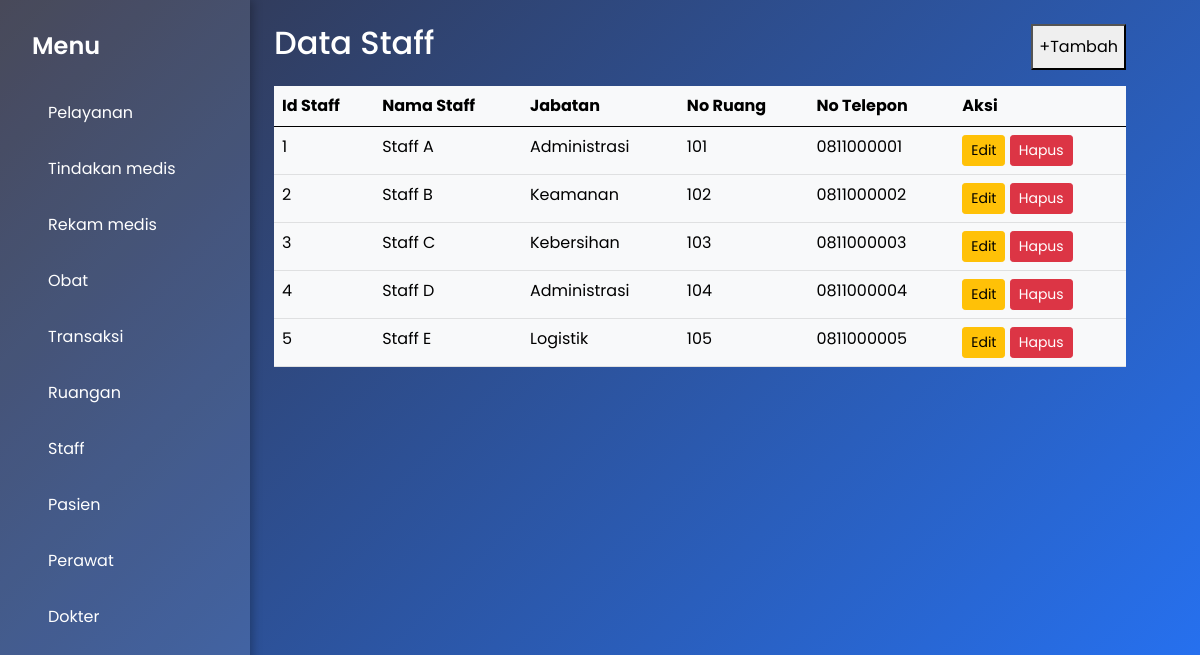
Page /staff.php on the committed database.
### tables this page shows
CREATE TABLE `staff` (
  `id_staff` int(11) NOT NULL,
  `nama_staf` varchar(100) NOT NULL,
  `no_ruang` int(11) NOT NULL,
  `jabatan` varchar(50) NOT NULL,
  `no_telepon` varchar(15) NOT NULL
);

### staff.php (the view, shortened to what this page needs)
<?php
include("koneksi.php");
$query = 'SELECT * FROM staff;';
$result = mysqli_query($koneksi, $query);
include 'layouts/header.php';
?>
<body>
  <div class="sidebar">
    <h2>Menu</h2>
    <div class="menu-item" onclick="window.location.href='pelayanan.php'">Pelayanan</div>
    <div class="menu-item" onclick="window.location.href='tindakanmedis.php'">Tindakan medis</div>
    <div class="menu-item" onclick="window.location.href='rekammedis.php'">Rekam medis</div>
    <div class="menu-item" onclick="window.location.href='obat.php'">Obat</div>
    <div class="menu-item" onclick="window.location.href='transaksi.php'">Transaksi</div>
    <div class="menu-item" onclick="window.location.href='ruangan.php'">Ruangan</div>
    <div class="menu-item" onclick="window.location.href='staff.php'">Staff</div>
    <div class="menu-item" onclick="window.location.href='pasien.php'">Pasien</div>
    <div class="menu-item" onclick="window.location.href='perawat.php'">Perawat</div>
    <div class="menu-item" onclick="window.location.href='dokter.php'">Dokter</div>
  </div>
<section class="p-4 ml-5 mr-5 w-75">
    <div class="d-flex flex-row justify-content-between">
        <h2>Data Staff</h2>
        <button onclick="openModal()">+Tambah</button>
    </div>
    <table class="table table-light mt-3">
        <thead>
            <tr>
                <th scope="col">Id Staff</th>
                <th scope="col">Nama Staff</th>
                <th scope="col">Jabatan</th>
                <th scope="col">No Ruang</th>
                <th scope="col">No Telepon</th>
                <th scope="col">Aksi</th>
            </tr>
        </thead>
        <tbody id="ruanganTableBody">
            <?php while ($staff = mysqli_fetch_object($result)) { ?>
                <tr>
                    <td><?= $staff->id_staff ?></td>
                    <td><?= $staff->nama_staf ?></td>
                    <td><?= $staff->jabatan ?></td>
                    <td><?= $staff->no_ruang ?></td>
                    <td><?= $staff->no_telepon ?></td>
                    <td>
                        <button class="btn btn-warning btn-sm" onclick="toggleEditForm('<?= $staff->id_staff ?>')">Edit</button>
                        <button class="btn btn-danger btn-sm" onclick="openDeleteModal('<?= $staff->id_staff ?>')">Hapus</button>
                    </td>
                </tr>
            <?php } ?>
        </tbody>
    </table>
</section>

### staff.php (style rules this page uses)
* { box-sizing: border-box; }
body { margin: 0; font-family: 'Poppins', sans-serif; display: flex; min-height: 100vh; background: linear-gradient(135deg, #333446 0%, #2575fc 100%); color: #fff; }
.sidebar { width: 250px; background: rgba(255, 255, 255, 0.1); padding: 2rem; box-shadow: 2px 0 10px rgba(0, 0, 0, 0.3); display: flex; flex-direction: column; align-items: flex-start; }
.sidebar h2 { margin-bottom: 1.5rem; font-weight: 600; font-size: 1.5rem; text-align: left; }
.menu-item { margin: 0.5rem 0; padding: 0.5rem 1rem; border-radius: 8px; cursor: pointer; transition: background 0.3s ease; width: 100%; text-align: left; }

### rows in the picture
staff: id_staff "1", nama_staf "Staff A", jabatan "Administrasi", no_ruang "101", no_telepon "0811000001"
staff: id_staff "2", nama_staf "Staff B", jabatan "Keamanan", no_ruang "102", no_telepon "0811000002"
staff: id_staff "3", nama_staf "Staff C", jabatan "Kebersihan", no_ruang "103", no_telepon "0811000003"
staff: id_staff "4", nama_staf "Staff D", jabatan "Administrasi", no_ruang "104", no_telepon "0811000004"
staff: id_staff "5", nama_staf "Staff E", jabatan "Logistik", no_ruang "105", no_telepon "0811000005"
